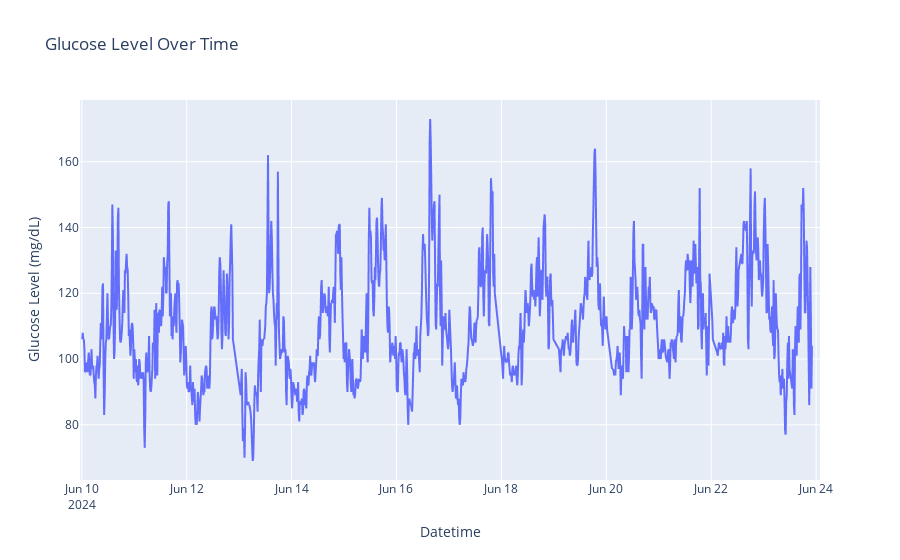

Write notebook code for a chart like this one.
### Code cell
import plotly.express as px

fig = px.line(glucose_df, x='datetime', y='glucose_mg_dl', title='Glucose Level Over Time')
fig.update_layout(xaxis=dict(title='Datetime'), yaxis=dict(title='Glucose Level (mg/dL)'))


fig.show()

### Figure 1 — Plotly figure (JSON) as saved in the notebook; plotly's stock layout.template omitted (floating-point values rounded to 4 significant figures; data arrays with more than 128 entries replaced by an {"elided": "..."} marker saying what was removed)
{"data": [{"hovertemplate": "datetime=%{x}<br>glucose_mg_dl=%{y}<extra></extra>", "legendgroup": "", "line": {"color": "#636efa", "dash": "solid"}, "marker": {"symbol": "circle"}, "mode": "lines", "name": "", "showlegend": false, "type": "scattergl", "x": {"elided": "1393 str values"}, "xaxis": "x", "y": {"elided": "1393 int values"}, "yaxis": "y"}], "layout": {"legend": {"tracegroupgap": 0}, "title": {"text": "Glucose Level Over Time"}, "xaxis": {"anchor": "y", "domain": [0, 1], "title": {"text": "Datetime"}}, "yaxis": {"anchor": "x", "domain": [0, 1], "title": {"text": "Glucose Level (mg/dL)"}}}}
